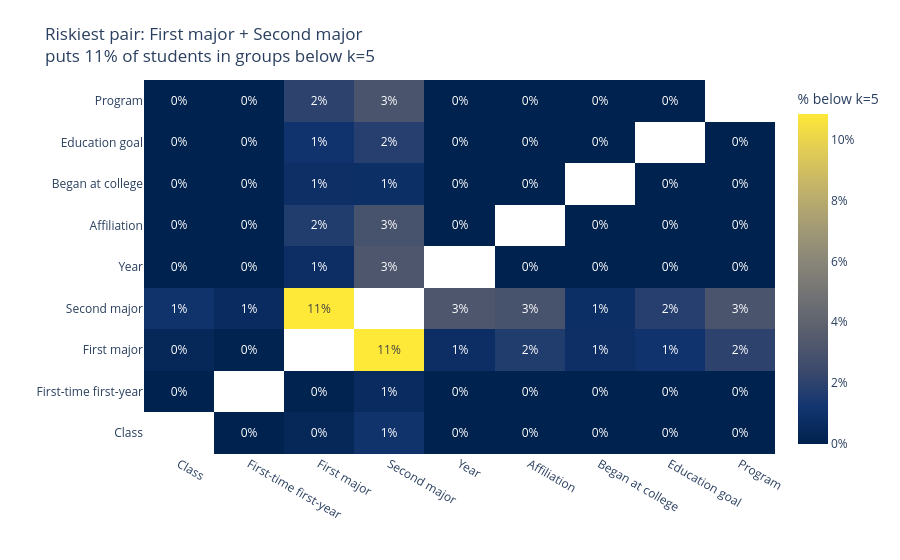

This figure's notebook cell:
### Markdown cell above
## 2. The riskiest pairs of fields

**Headline:** some pairs of fields push a large share of students into groups
smaller than k=5. The heatmap colours each pair by **% of students in groups
below k=5** (the real exposure).

### Code cell
combos = pd.read_csv(RESULTS / "combos.csv")
pairs = combos[combos["size"] == 2].copy()
# regex=False: the " + " separator contains a literal '+', which pandas would
# otherwise treat as a regex quantifier and fail to split on.
split = pairs["combo"].str.split(" + ", expand=True, regex=False)
pairs["a"], pairs["b"] = split[0], split[1]

raw_fields = sorted(set(pairs["a"]) | set(pairs["b"]))
mat = pd.DataFrame(index=raw_fields, columns=raw_fields, dtype=float)
for _, r in pairs.iterrows():
    mat.loc[r["a"], r["b"]] = r["pct_below_k"]
    mat.loc[r["b"], r["a"]] = r["pct_below_k"]

labels = [PRETTY.get(f, f) for f in raw_fields]
top = pairs.sort_values("pct_below_k", ascending=False).iloc[0]
top_a, top_b = PRETTY.get(top["a"], top["a"]), PRETTY.get(top["b"], top["b"])
text = mat.map(lambda v: "" if pd.isna(v) else f"{v:.0%}")  # DataFrame.map (pandas >= 2.1)

fig2 = go.Figure(go.Heatmap(
    z=mat.values, x=labels, y=labels,
    text=text.values, texttemplate="%{text}",
    colorscale="Cividis",                      # sequential colorblind-safe
    colorbar=dict(title="% below k=5", tickformat=".0%"),
    hovertemplate="%{y} + %{x}: %{z:.1%}<extra></extra>",
))
# Two-line title so it is never clipped.
fig2.update_layout(
    title=f"Riskiest pair: {top_a} + {top_b}<br>puts {top['pct_below_k']:.0%} of students in groups below k=5",
    xaxis_title="", yaxis_title="", plot_bgcolor="white", margin=dict(t=80),
)
save(fig2, "riskiest_pairs.png")
fig2

### Figure 1 — Plotly figure (JSON) as saved in the notebook; plotly's stock layout.template omitted (floating-point values rounded to 4 significant figures)
{"data": [{"colorbar": {"tickformat": ".0%", "title": {"text": "% below k=5"}}, "colorscale": [[0.0, "#00224e"], [0.1111, "#123570"], [0.2222, "#3b496c"], [0.3333, "#575d6d"], [0.4444, "#707173"], [0.5556, "#8a8678"], [0.6667, "#a59c74"], [0.7778, "#c3b369"], [0.8889, "#e1cc55"], [1.0, "#fee838"]], "hovertemplate": "%{y} + %{x}: %{z:.1%}<extra></extra>", "text": [["", "0%", "0%", "1%", "0%", "0%", "0%", "0%", "0%"], ["0%", "", "0%", "1%", "0%", "0%", "0%", "0%", "0%"], ["0%", "0%", "", "11%", "1%", "2%", "1%", "1%", "2%"], ["1%", "1%", "11%", "", "3%", "3%", "1%", "2%", "3%"], ["0%", "0%", "1%", "3%", "", "0%", "0%", "0%", "0%"], ["0%", "0%", "2%", "3%", "0%", "", "0%", "0%", "0%"], ["0%", "0%", "1%", "1%", "0%", "0%", "", "0%", "0%"], ["0%", "0%", "1%", "2%", "0%", "0%", "0%", "", "0%"], ["0%", "0%", "2%", "3%", "0%", "0%", "0%", "0%", ""]], "texttemplate": "%{text}", "type": "heatmap", "x": ["Class", "First-time first-year", "First major", "Second major", "Year", "Affiliation", "Began at college", "Education goal", "Program"], "y": ["Class", "First-time first-year", "First major", "Second major", "Year", "Affiliation", "Began at college", "Education goal", "Program"], "z": [[NaN, 0.0, 0.003955, 0.01047, 0.0, 0.0, 0.0, 0.0, 0.0], [0.0, NaN, 0.0003377, 0.005933, 0.0, 0.0, 0.0, 0.0, 0.0], [0.003955, 0.0003377, NaN, 0.1084, 0.007863, 0.01659, 0.008393, 0.01085, 0.02002], [0.01047, 0.005933, 0.1084, NaN, 0.03164, 0.02923, 0.008249, 0.01828, 0.03049], [0.0, 0.0, 0.007863, 0.03164, NaN, 0.0, 0.0, 0.0, 0.0], [0.0, 0.0, 0.01659, 0.02923, 0.0, NaN, 0.0, 0.0, 0.0], [0.0, 0.0, 0.008393, 0.008249, 0.0, 0.0, NaN, 9.647e-05, 0.0], [0.0, 0.0, 0.01085, 0.01828, 0.0, 0.0, 9.647e-05, NaN, 0.0], [0.0, 0.0, 0.02002, 0.03049, 0.0, 0.0, 0.0, 0.0, NaN]]}], "layout": {"margin": {"t": 80}, "plot_bgcolor": "white", "title": {"text": "Riskiest pair: First major + Second major<br>puts 11% of students in groups below k=5"}, "xaxis": {"title": {"text": ""}}, "yaxis": {"title": {"text": ""}}}}
